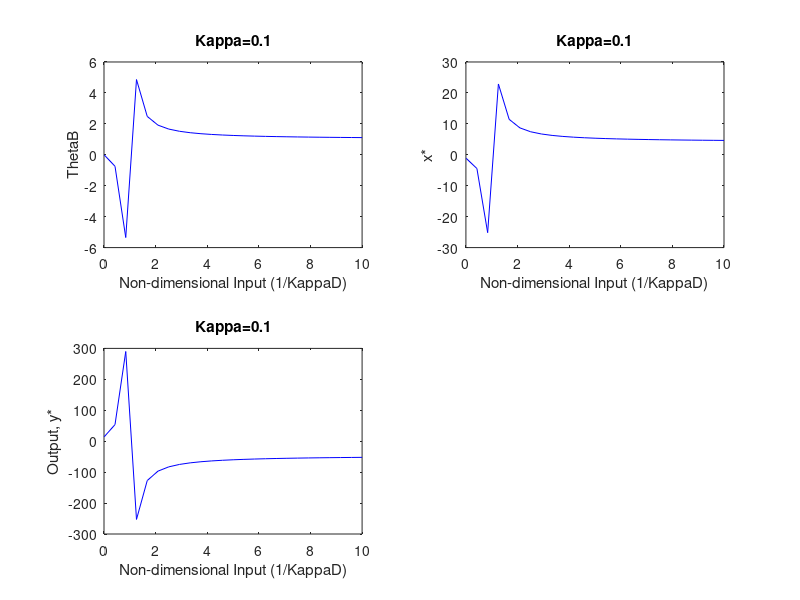
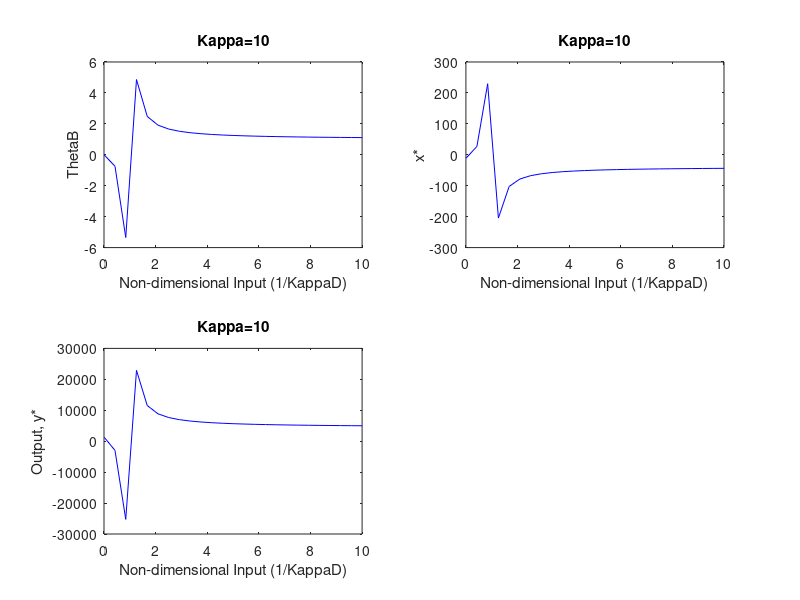

Write the MATLAB code that produced these figures, in order.
% CHEME 5440, HW4 Q1
clear all
close all
% first set kappas=0.1, then to 10
K=0.1; 
K1=K; 
K2=K; 
K3=K; 
K4=K;

p=25; % number of points along x axis
%input=linspace(0.01,0.999,p); % where input=(1/KD)
input=linspace(0.01,10,p); % where input=(1/KD)
%input=linspace(0.01,5,p); % where input=(1/KD)

% initialize theta, x_roots, y_roots vectors
theta=zeros(1,p); 
x=zeros(1,p); 
y=zeros(1,p); 

a=zeros(1,p); 
b=zeros(1,p); 
c=zeros(1,p); 
d=zeros(1,p); 
e=zeros(1,p); 
f=zeros(1,p); 

for i=1:p
    %compute theta(i)
    theta(i)=(1/(1-(1/input(i)))); 
   
    % compute x_roots(i,:) [note roots will output a 1x2 vector]
    % Quadratic function: 0 = d(x^2) + ex + f
    d(i) = 5*theta(i) - 1; 
    e(i) = K1 + 1 + 5*theta(i)*K2 - 5*theta(i);
    f(i) = 5*theta(i)*K2; 
    
    %vector of only the positive roots of x 
    x(i)= -e(i) + sqrt(((e(i)^2)-(4*d(i)*f(i)))/(2*d(i))); 
    %x(i)= -e(i) - sqrt(((e(i)^2)-(4*d(i)*f(i)))/(2*d(i))); 
    %compute y_roots(:,p)
    a(i) = 1 - 10*x(i);
    b(i) = 10*x(i) + 10*x(i)*K4 + K3 + 1;
    c(i) = 10*x(i)*K4;
    
    %vector of only the positive roots of y 
    y(i)= -b(i) + sqrt(((b(i)^2)-(4*a(i)*c(i)))/(2*a(i))); 
end
figure(1)
hold on 
subplot(2,2,1)
plot(input,theta,'b')
xlabel("Non-dimensional Input (1/KappaD)")
ylabel("ThetaB")
title("Kappa=0.1")
hold on 
subplot(2,2,2)
plot(input,x,'b')
xlabel("Non-dimensional Input (1/KappaD)")
ylabel("x*")
title("Kappa=0.1")
hold on 
subplot(2,2,3)
plot(input,y,'b')
xlabel("Non-dimensional Input (1/KappaD)")
ylabel("Output, y*")
title("Kappa=0.1")

hold off

%% Now let kappas=10
% CHEME 5440, HW4 Q1
clear all
close all
% first set kappas=0.1, then to 10
K=10; 
K1=K; 
K2=K; 
K3=K; 
K4=K;

p=25; % number of points along x axis
%input=linspace(0.001,0.999,p); % where input=(1/KD)
input=linspace(0.01,10,p); % where input=(1/KD)


% initialize theta, x_roots, y_roots vectors
theta=zeros(1,p); 
x=zeros(1,p); 
y=zeros(1,p); 

a=zeros(1,p); 
b=zeros(1,p); 
c=zeros(1,p); 
d=zeros(1,p); 
e=zeros(1,p); 
f=zeros(1,p); 

for i=1:p
    %compute theta(i)
    theta(i)=(1/(1-(1/input(i)))); 
   
    % compute x_roots(i,:) [note roots will output a 1x2 vector]
    % Quadratic function: 0 = d(x^2) + ex + f
    d(i) = 5*theta(i) - 1; 
    e(i) = K1 + 1 + 5*theta(i)*K2 - 5*theta(i);
    f(i) = 5*theta(i)*K2; 
    
    %vector of only the positive roots of x 
    x(i)= -e(i) + sqrt(((e(i)^2)-(4*d(i)*f(i)))/(2*d(i))); 
    
    %compute y_roots(:,p)
    a(i) = 1 - 10*x(i);
    b(i) = 10*x(i) + 10*x(i)*K4 + K3 + 1;
    c(i) = 10*x(i)*K4;
    
    %vector of only the positive roots of y 
    y(i)= -b(i) + sqrt(((b(i)^2)-(4*a(i)*c(i)))/(2*a(i))); 
end
figure(2)
hold on 
subplot(2,2,1)
plot(input,theta,'b')
xlabel("Non-dimensional Input (1/KappaD)")
ylabel("ThetaB")
title("Kappa=10")
hold on 
subplot(2,2,2)
plot(input,x,'b')
xlabel("Non-dimensional Input (1/KappaD)")
ylabel("x*")
title("Kappa=10")
hold on 
subplot(2,2,3)
plot(input,y,'b')
xlabel("Non-dimensional Input (1/KappaD)")
ylabel("Output, y*")
title("Kappa=10")

hold off